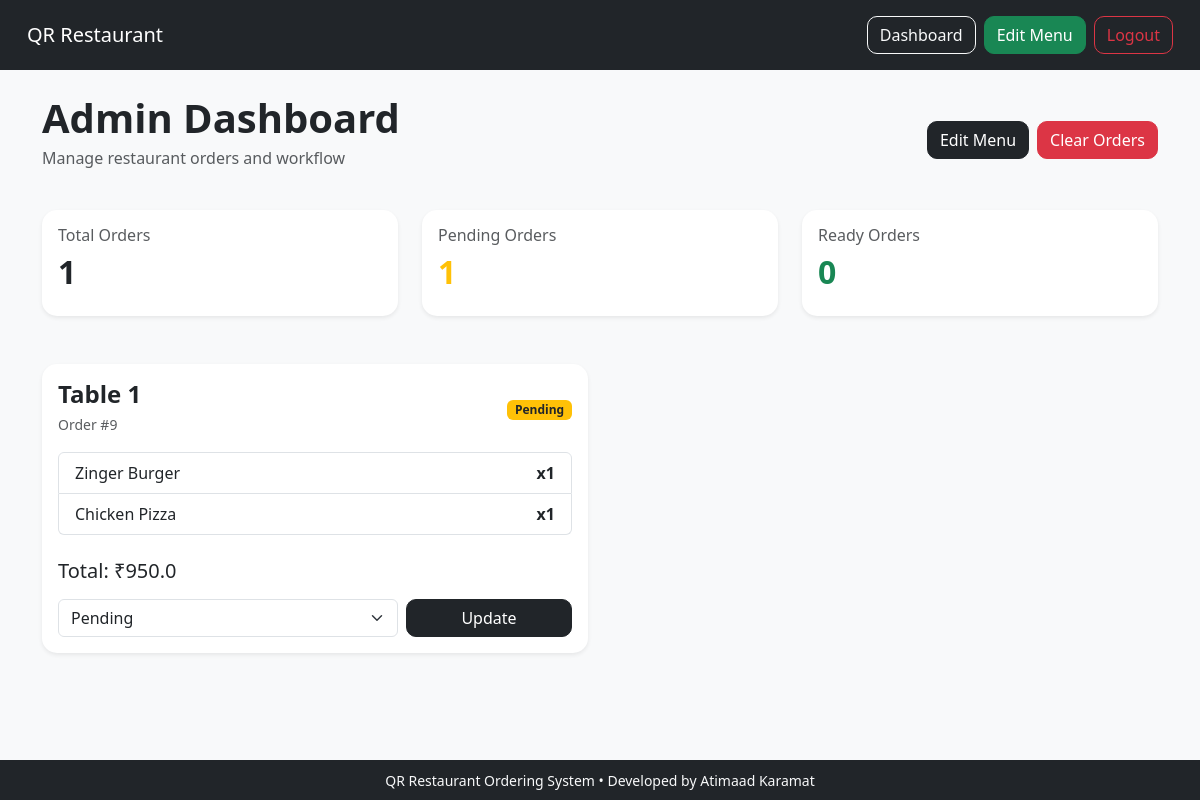
/admin (signed in), run on the app's committed database.
### tables this page shows
CREATE TABLE orders (
    id INTEGER PRIMARY KEY AUTOINCREMENT,
    table_number INTEGER NOT NULL,
    total_price REAL NOT NULL,
    status TEXT NOT NULL DEFAULT 'Pending',
    created_at TIMESTAMP DEFAULT CURRENT_TIMESTAMP
);

CREATE TABLE order_items (
    id INTEGER PRIMARY KEY AUTOINCREMENT,
    order_id INTEGER NOT NULL,
    menu_item_id INTEGER NOT NULL,
    quantity INTEGER NOT NULL,

    FOREIGN KEY(order_id) REFERENCES orders(id),
    FOREIGN KEY(menu_item_id) REFERENCES menu_items(id)
);

CREATE TABLE menu_items (
    id INTEGER PRIMARY KEY AUTOINCREMENT,
    name TEXT NOT NULL,
    price REAL NOT NULL,
    category TEXT NOT NULL,
    image TEXT
);

### app.py (the view)
@app.route("/admin")
def admin():
    if "admin_id" not in session:
        return redirect("/login")
    conn = get_db_connection()
    orders = conn.execute("""
        SELECT * FROM orders
        ORDER BY created_at DESC
    """).fetchall()
    order_data = []
    for order in orders:
        items = conn.execute("""
            SELECT
                menu_items.name,
                order_items.quantity
            FROM order_items
            JOIN menu_items
            ON order_items.menu_item_id = menu_items.id
            WHERE order_items.order_id = ?
        """, (order["id"],)).fetchall()
        order_data.append({
            "order": order,
            "items": items
        })
    menu_items = conn.execute("""
    SELECT * FROM menu_items
    """).fetchall()
    conn.close()
    return render_template(
    "dashboard.html",
    order_data=order_data,
    menu_items=menu_items
    )

### app.py (called while the page is built)
def get_db_connection():
    conn = sqlite3.connect("restaurant.db")
    conn.row_factory = sqlite3.Row
    return conn

### templates/dashboard.html (shortened to what this page needs)
{% extends "layout.html" %} {% block body %}
<div class="d-flex justify-content-between align-items-center mb-4">
  <div>
    <h1 class="fw-bold mb-1">Admin Dashboard</h1>
    <p class="text-muted">Manage restaurant orders and workflow</p>
  </div>
  <div class="d-flex gap-2">
    <a href="/edit_menu" class="btn btn-dark"> Edit Menu </a>
    <form action="/clear_orders" method="POST">
      <button
        class="btn btn-danger"
        onclick="return confirm('Clear ALL orders?');"
      >
        Clear Orders
      </button>
    </form>
  </div>
</div>
<div class="row mb-5">
  <div class="col-md-4">
    <div class="card shadow-sm border-0">
      <div class="card-body">
        <h6 class="text-muted">Total Orders</h6>
        <h2 class="fw-bold">{{ order_data|length }}</h2>
      </div>
    </div>
  </div>
  <div class="col-md-4">
    <div class="card shadow-sm border-0">
      <div class="card-body">
        <h6 class="text-muted">Pending Orders</h6>
        <h2 class="fw-bold text-warning">
          {{ order_data | selectattr("order.status", "equalto", "Pending") |
          list | length }}
        </h2>
      </div>
    </div>
  </div>
  <div class="col-md-4">
    <div class="card shadow-sm border-0">
      <div class="card-body">
        <h6 class="text-muted">Ready Orders</h6>
        <h2 class="fw-bold text-success">
          {{ order_data | selectattr("order.status", "equalto", "Ready") | list
          | length }}
        </h2>
      </div>
    </div>
  </div>
</div>
{% if order_data %}
<div class="row">
  {% for data in order_data %}
  <div class="col-lg-6">
    <div class="card shadow-sm border-0 mb-4">
      <div class="card-body">
        <div class="d-flex justify-content-between align-items-center mb-3">
          <div>
            <h4 class="fw-bold mb-1">Table {{ data.order['table_number'] }}</h4>
            <small class="text-muted"> Order #{{ data.order['id'] }} </small>
          </div>
          <div>
            {% if data.order['status'] == "Pending" %}
            <span class="badge bg-warning text-dark"> Pending </span>
            {% elif data.order['status'] == "Preparing" %}
            <span class="badge bg-primary"> Preparing </span>
            {% elif data.order['status'] == "Ready" %}
            <span class="badge bg-success"> Ready </span>
            {% else %}
            <span class="badge bg-secondary"> Completed </span>
            {% endif %}
          </div>
        </div>
        <ul class="list-group mb-4">
          {% for item in data['items'] %}
          <li class="list-group-item d-flex justify-content-between">
            <span> {{ item['name'] }} </span>
            <strong> x{{ item['quantity'] }} </strong>
          </li>
          {% endfor %}
        </ul>
        <div class="d-flex justify-content-between align-items-center mb-3">
          <h5 class="mb-0">Total: ₹{{ data.order['total_price'] }}</h5>
        </div>
        <form action="/update_status/{{ data.order['id'] }}" method="POST">
          <div class="row g-2">
            <div class="col-md-8">
              <select name="status" class="form-select">
                <option value="Pending">Pending</option>
              </select>
            </div>
            <div class="col-md-4">
              <button class="btn btn-dark w-100">Update</button>
            </div>
          </div>
        </form>
      </div>
    </div>
  </div>
  {% endfor %}
</div>
{% else %}
<div class="text-center mt-5">
  <h3>No orders yet</h3>
  <p class="text-muted">Incoming customer orders will appear here.</p>
</div>
{% endif %} {% endblock %}

### templates/layout.html (shortened to what this page needs)
<!doctype html>
<html lang="en">
  <head>
    <link
      href="https://cdn.jsdelivr.net/npm/bootstrap@5.3.7/dist/css/bootstrap.min.css"
      rel="stylesheet"
    />
    <link
      rel="stylesheet"
      href="{{ url_for('static', filename='style.css') }}"
    />
  </head>
  <body class="d-flex flex-column min-vh-100">
    <nav class="navbar navbar-dark bg-dark">
      <div class="container-fluid">
        <a class="navbar-brand" href="/"> QR Restaurant </a>
        <div class="d-flex gap-2">
          {% if session.get("admin_id") %}
          <a href="/admin" class="btn btn-outline-light"> Dashboard </a>
          <a href="/edit_menu" class="btn btn-success"> Edit Menu </a>
          <a href="/logout" class="btn btn-outline-danger"> Logout </a>
          {% else %} {% if session.get("table_id") %}
          <a href="/cart" class="btn btn-outline-light"> Cart </a>
          {% endif %} {% endif %}
        </div>
      </div>
    </nav>
    <main class="container mt-4 flex-grow-1">
      {% block body %} {% endblock %}
    </main>
    <footer class="bg-dark text-light text-center py-2 mt-auto">
      <div class="container">
        <small>
          QR Restaurant Ordering System • Developed by Atimaad Karamat
        </small>
      </div>
    </footer>
  </body>
</html>

### static/style.css (style rules this page uses)
body { background-color: #f8f9fa; }
.card { border: none; border-radius: 15px; overflow: hidden; box-shadow: 0 4px 10px rgba(0,0,0,0.1); transition: transform 0.2s ease; }
.navbar { padding: 15px; }
.btn { border-radius: 10px; }
footer { margin-top: auto; }

### data on the page
orders: order.table_number "1", order.id "9", order.total_price "950.0"
order_items: name "Zinger Burger", quantity "1"
order_items: name "Chicken Pizza", quantity "1"

### other printed values
{{ order_data|length }} "1"
